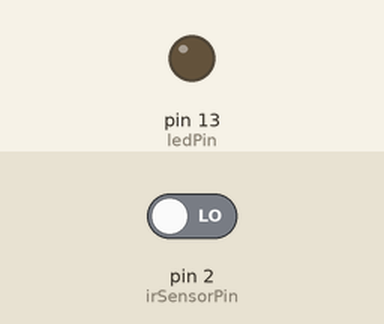
Bench run of a sketch on a simulated Arduino Uno, built with avr-gcc and run on an emulated ATmega328P. Shown: output pins drawn as LEDs (lit = HIGH). Inputs (shaded band) come from the test bench; at power-on: pin 2 (irSensorPin) LOW. What the sketch prints to the serial monitor is not drawn.

Above: at 1.2 s.
1.3 s: pin 2 (irSensorPin) driven HIGH
At 2.3 s:
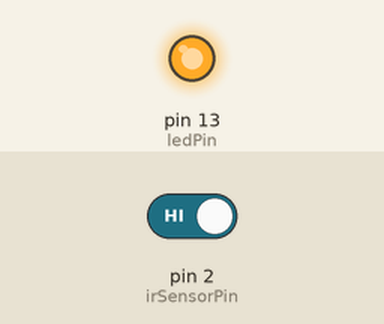
Timing chart, 0 to 4.3 s (numbered marks = the images above; inputs shaded):
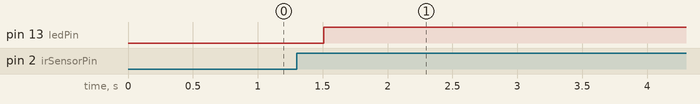

Measured:
- after the input at 1.3 s, pin 13 (ledPin): LOW → HIGH after 0.21 s

The sketch:

ledIrDifferentCode.ino
```cpp
// Defining pins
int irSensorPin = 2;   //
int ledPin = 13;       //
int ledState = LOW;          //
int sensorState = 0;         // Variable to store the IR sensor state
int lastSensorState = 0;     // Variable to store the last IR sensor state
unsigned long debounceDelay = 200; // Debouncing delay
unsigned long lastDebounceTime = 0; // Debounce timer

void setup() {
  pinMode(irSensorPin, INPUT);
  pinMode(ledPin, OUTPUT);
  digitalWrite(ledPin, ledState); // Initialize the LED state
  Serial.begin(9600);
}

void loop() {
  // Read the sensor state
  int reading = digitalRead(irSensorPin);
  Serial.println(reading);
  // Check if the sensor state has changed
  if (reading != lastSensorState) {
    lastDebounceTime = millis(); // Reset the debounce timer
  }

 // If the state is stable for the debounce delay, toggle LED
  if ((millis() - lastDebounceTime) > debounceDelay) {
    if (reading != sensorState) {
      sensorState = reading;

      // Only toggle when the sensor detects a hand (HIGH state)
      if (sensorState == HIGH) {
        // Toggle the LED state
        ledState = !ledState;
        digitalWrite(ledPin, ledState);
      }
    }
  }

  // Save the last sensor state for comparison in the next loop
  lastSensorState = reading;
}
```
